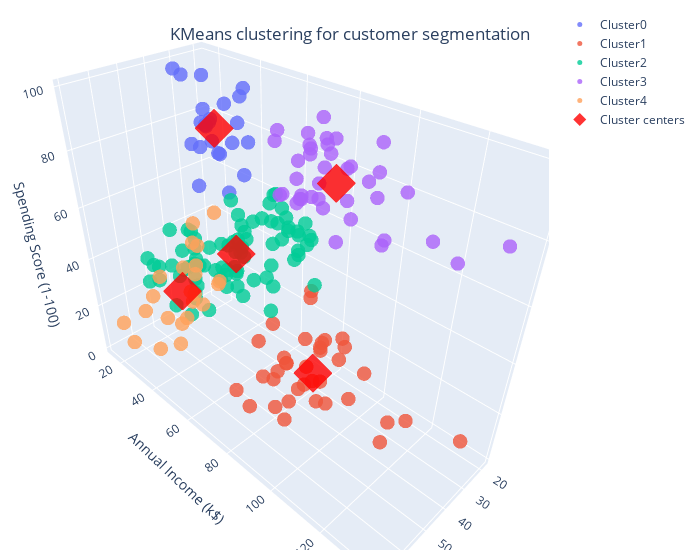

The code cell stored with this chart in its notebook:
### Markdown cell above
<font color=red>Task: Visualize the clusters for the chosen value of $k$ using the method 'plotClusters3D' given below. Hint: you can rotate the graph to better inspect your clustering.</font>

### Code cell
import plotly
import plotly.graph_objs as go

# If the graph is not rendering and you are using jupyterhub, try uncommenting these lines 
# import plotly.io as pio
# pio.renderers.default = 'iframe' # or 'notebook' or 'colab' or 'jupyterlab'

def plotClusters3D(X, y_km, cluster_centers = None,feature_names = ['Feature 0, Feature 1, Feature 2'],title=None):  
    '''
    This function creates a 3D plot of clustered data
    
    Args:
    * X: Numpy array of tuples: [[item1_x, item1_y], [item2_x, item2_y] ,... ]
    * y_km: the cluster number for each data item
    * cluster_centers: the coordinates of the cluster centers
    * feature_names: axis labels to be used for each of the features
    * title: title of the resulting plot
    '''
    unique_labels = set(y_km)

    fig = go.Figure()
    
    for k in unique_labels:   

        fig.add_trace(go.Scatter3d(
            x=X.loc[y_km == k,feature_names[0]],  
            y=X.loc[y_km == k,feature_names[1]],  
            z=X.loc[y_km == k,feature_names[2]],  
            mode='markers',
            marker={
                'size': 5,
                'opacity': 0.8,
            }, name=f"Cluster{k}"
        ))
        
    if cluster_centers is not None:
        fig.add_trace(go.Scatter3d(
            x=cluster_centers[:, 0],  
            y=cluster_centers[:, 1], 
            z=cluster_centers[:,2],  
            mode='markers',
            marker={
                'size': 10,
                'opacity': 0.8,
                'symbol' : 'diamond',
                'color' : 'red'
            }, name='Cluster centers'
        ))

    fig.update_layout(scene = dict(
                    xaxis_title=feature_names[0],
                    yaxis_title=feature_names[1],
                    zaxis_title=feature_names[2]),
                    width=700,
                    margin=dict(r=20, b=10, l=10, t=10), title_text=title, title_x=0.5, title_y = 0.95)


    plotly.offline.iplot(fig)


#complete the following code:
km = KMeans(n_clusters=5, init='k-means++')
y_km = km.fit_predict(data)
print(km.labels_)
plotClusters3D(data,y_km,km.cluster_centers_,data.columns.values, title="KMeans clustering for customer segmentation")

### Figure 1 — Plotly figure (JSON) as saved in the notebook; plotly's stock layout.template omitted (floating-point values rounded to 4 significant figures)
{"data": [{"marker": {"opacity": 0.8, "size": 5}, "mode": "markers", "name": "Cluster0", "type": "scatter3d", "x": [21, 23, 22, 23, 30, 35, 24, 22, 20, 35, 25, 31, 29, 35, 23, 21, 18, 21, 30, 20, 24, 31, 24], "y": [15, 16, 17, 18, 19, 19, 20, 20, 21, 23, 24, 25, 28, 28, 29, 30, 33, 33, 34, 37, 38, 39, 39], "z": [81, 77, 76, 94, 72, 99, 77, 79, 66, 98, 73, 73, 82, 61, 87, 73, 92, 81, 73, 75, 92, 61, 65]}, {"marker": {"opacity": 0.8, "size": 5}, "mode": "markers", "name": "Cluster1", "type": "scatter3d", "x": [23, 59, 47, 25, 20, 44, 19, 57, 25, 48, 34, 43, 44, 47, 37, 34, 56, 19, 50, 42, 36, 40, 36, 52, 58, 59, 37, 46, 41, 54, 41, 34, 33, 47, 45, 32], "y": [70, 71, 71, 72, 73, 73, 74, 75, 77, 77, 78, 78, 78, 78, 78, 78, 79, 81, 85, 86, 87, 87, 87, 88, 88, 93, 97, 98, 99, 101, 103, 103, 113, 120, 126, 137], "z": [29, 11, 9, 34, 5, 7, 10, 5, 12, 36, 22, 17, 20, 16, 1, 1, 35, 5, 26, 20, 27, 13, 10, 13, 15, 14, 32, 15, 39, 24, 17, 23, 8, 16, 28, 18]}, {"marker": {"opacity": 0.8, "size": 5}, "mode": "markers", "name": "Cluster2", "type": "scatter3d", "x": [50, 27, 29, 31, 49, 33, 31, 59, 50, 47, 51, 69, 27, 53, 70, 19, 67, 54, 63, 18, 43, 68, 19, 32, 70, 47, 60, 60, 59, 26, 45, 40, 23, 49, 57, 38, 67, 46, 21, 48, 55, 22, 34, 50, 68, 18, 48, 40, 32, 24, 47, 27, 48, 20, 23, 49, 67, 26, 49, 21, 66, 54, 68, 66, 65, 19, 38, 19, 18, 19, 63, 49, 51, 50, 27, 38, 40, 43, 28], "y": [40, 40, 40, 40, 42, 42, 43, 43, 43, 43, 44, 44, 46, 46, 46, 46, 47, 47, 48, 48, 48, 48, 48, 48, 49, 49, 50, 50, 54, 54, 54, 54, 54, 54, 54, 54, 54, 54, 54, 54, 57, 57, 58, 58, 59, 59, 60, 60, 60, 60, 60, 60, 61, 61, 62, 62, 62, 62, 62, 62, 63, 63, 63, 63, 63, 63, 64, 64, 65, 65, 65, 65, 67, 67, 67, 67, 69, 71, 76], "z": [55, 47, 42, 42, 52, 60, 54, 60, 45, 41, 50, 46, 51, 46, 56, 55, 52, 59, 51, 59, 50, 48, 59, 47, 55, 42, 49, 56, 47, 54, 53, 48, 52, 42, 51, 55, 41, 44, 57, 46, 58, 55, 60, 46, 55, 41, 49, 40, 42, 52, 47, 50, 42, 49, 41, 48, 59, 55, 56, 42, 50, 46, 43, 48, 52, 54, 42, 46, 48, 50, 43, 59, 43, 57, 56, 40, 58, 35, 40]}, {"marker": {"opacity": 0.8, "size": 5}, "mode": "markers", "name": "Cluster3", "type": "scatter3d", "x": [39, 31, 40, 38, 39, 31, 29, 32, 35, 32, 32, 28, 32, 34, 39, 38, 27, 30, 30, 29, 31, 36, 33, 32, 28, 36, 30, 27, 35, 32, 29, 30, 28, 36, 32, 38, 35, 32, 30], "y": [69, 70, 71, 71, 71, 72, 73, 73, 74, 75, 76, 77, 77, 78, 78, 78, 78, 78, 78, 79, 81, 85, 86, 87, 87, 87, 88, 88, 93, 97, 98, 99, 101, 103, 103, 113, 120, 126, 137], "z": [91, 77, 95, 75, 75, 71, 88, 73, 72, 93, 87, 97, 74, 90, 88, 76, 89, 78, 73, 83, 93, 75, 95, 63, 75, 92, 86, 69, 90, 86, 88, 97, 68, 85, 69, 91, 79, 74, 83]}, {"marker": {"opacity": 0.8, "size": 5}, "mode": "markers", "name": "Cluster4", "type": "scatter3d", "x": [19, 20, 31, 35, 64, 67, 58, 37, 35, 52, 35, 46, 54, 45, 40, 60, 53, 49, 42, 36, 65, 48, 49], "y": [15, 16, 17, 18, 19, 19, 20, 20, 21, 23, 24, 25, 28, 28, 29, 30, 33, 33, 34, 37, 38, 39, 39], "z": [39, 6, 40, 6, 3, 14, 15, 13, 35, 29, 35, 5, 14, 32, 31, 4, 4, 14, 17, 26, 35, 36, 28]}, {"marker": {"color": "red", "opacity": 0.8, "size": 10, "symbol": "diamond"}, "mode": "markers", "name": "Cluster centers", "type": "scatter3d", "x": [25.52, 40.67, 43.09, 32.69, 45.22], "y": [26.3, 87.75, 55.29, 86.54, 26.3], "z": [78.57, 17.58, 49.57, 82.13, 20.91]}], "layout": {"margin": {"b": 10, "l": 10, "r": 20, "t": 10}, "scene": {"xaxis": {"title": {"text": "Age"}}, "yaxis": {"title": {"text": "Annual Income (k$)"}}, "zaxis": {"title": {"text": "Spending Score (1-100)"}}}, "title": {"text": "KMeans clustering for customer segmentation", "x": 0.5, "y": 0.95}, "width": 700}}
